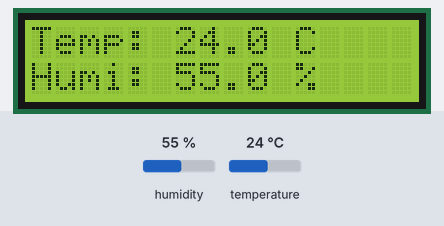
Recording of a sketch running on a simulated ESP8266 (NodeMCU). On the bench: 16×2 character LCD. Inputs (shaded band) come from the test bench; at power-on: humidity 55 %, temperature 24 °C. What the sketch prints to the serial monitor is not drawn.

Above: at 1.2 s.
1.3 s: humidity set to 22 %
At 3.4 s:
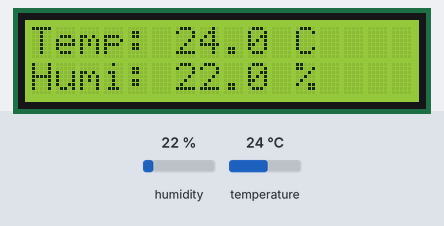
7.4 s: temperature set to 12 °C
At 8.7 s:
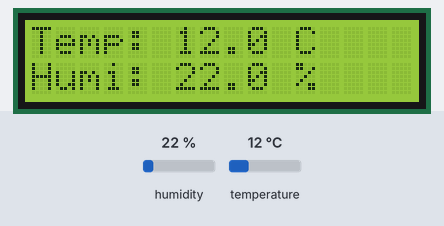
10.2 s: humidity set to 40 %
At 11.3 s:
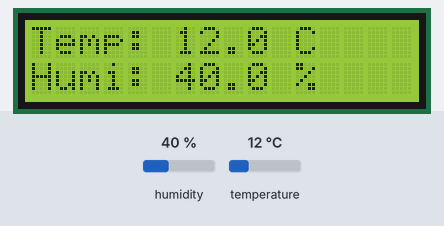
13.0 s: temperature set to 19 °C
At 15.3 s:
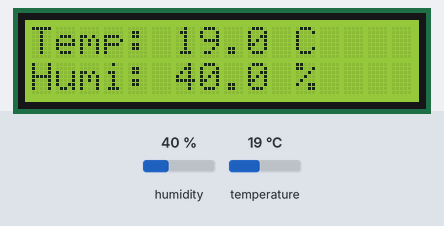
Timing chart, 0 to 16.8 s (numbered marks = the images above; inputs shaded):
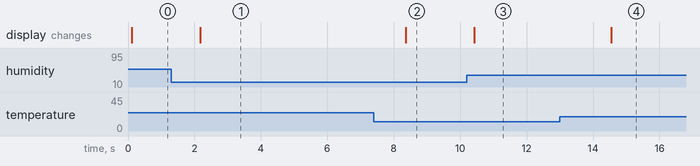

Measured:
- after the input at 1.3 s, the display: changes after 0.87 s (image 1)
- after the input at 7.4 s, the display: changes after 0.96 s (image 2)
- after the input at 10.2 s, the display: changes after 0.22 s (image 3)
- after the input at 13.0 s, the display: changes after 1.5 s (image 4)

The sketch:

worksheet2_senser.ino
```cpp
#include "DHT.h"
#include "Wire.h"
#include "LiquidCrystal_I2C.h"

#define DHTPIN D4
#define DHTTYPE DHT11

LiquidCrystal_I2C lcd(0x3F, 16, 2);
DHT dht(DHTPIN, DHTTYPE);

void setup()
{
    Serial.begin(115200);
    dht.begin();
    lcd.begin();
    lcd.backlight();
}


void loop()
{
    float tempCelsius = dht.readTemperature();
    float tempFahrenheit = dht.readTemperature(true);
    float humidity = dht.readHumidity();

    if (isnan(tempCelsius) || isnan(tempFahrenheit) || isnan(humidity))
    {
        Serial.println("Failed to read sensor data!");
        return;
    }
    else
    {
        lcd.clear();

        lcd.setCursor(0, 0);
        lcd.print("Temp: ");
        lcd.print(tempCelsius, 1);
        lcd.setCursor(11, 0);
        lcd.print("C");

        lcd.setCursor(0, 1);
        lcd.print("Humi: ");
        lcd.print(humidity, 1);
        lcd.setCursor(11, 1);
        lcd.print("%");

        Serial.print("Temp: ");
        Serial.print(tempCelsius, 1);
        Serial.print(" C, ");
        Serial.print("Humi: ");
        Serial.print(humidity, 1);
        Serial.println("");

        delay(200);
    }
}
```
